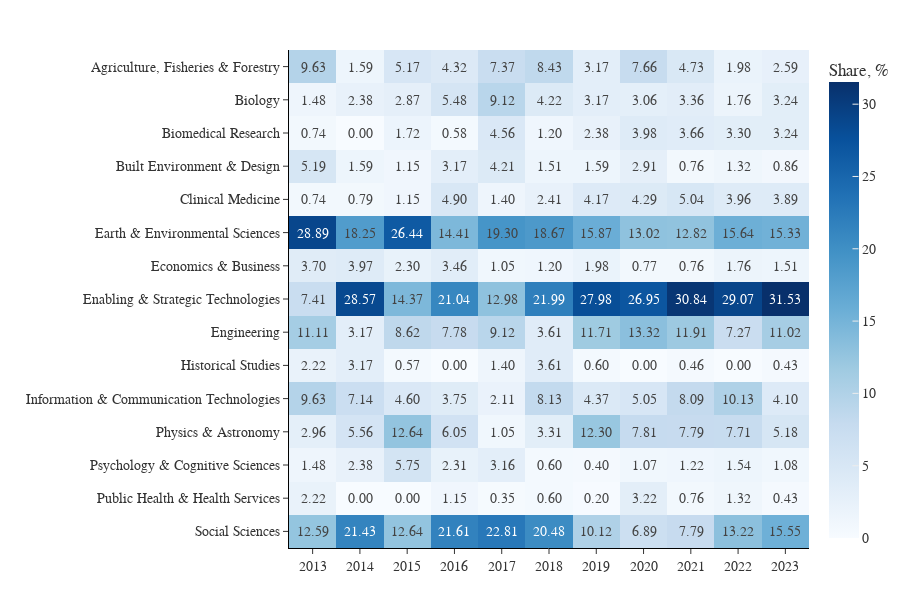

Notebook code cell kept with this figure:
### Code cell
gp = df.groupby(['year', 'field_en'])['title_cn'].nunique().reset_index(name='count')
gp['share'] = gp['count'] / gp.groupby('year')['count'].transform('sum')*100
gp = gp[gp['year'] > 2012]

# pivot the df to create a matrix & fill nan values with 0
heatmap_data = gp.pivot(index='field_en', columns='year', values='share')
heatmap_data = heatmap_data.fillna(0)

fig = px.imshow(heatmap_data,
                text_auto = '.2f',
                color_continuous_scale='Blues',
                labels = dict(x = "Year", y = "", color = "Share, %"))

fig.update_layout(
    layout,
    #title='Distribution of Articles by Field, 2013-2023',
    width=900,
    height=600,
    xaxis=dict(
        side = "bottom",
        tickmode='array', 
        tickvals=gp['year'].unique()
    )
)

fig.update_traces(
    hovertemplate='Year: %{x}<br>Field: %{y}<br>Share: %{z:.2f}%<extra></extra>'
)

fig.show()

### Figure 1 — Plotly figure (JSON) as saved in the notebook; plotly's stock layout.template omitted (floating-point values rounded to 4 significant figures; data arrays with more than 128 entries replaced by an {"elided": "..."} marker saying what was removed)
{"data": [{"coloraxis": "coloraxis", "hovertemplate": "Year: %{x}<br>Field: %{y}<br>Share: %{z:.2f}%<extra></extra>", "name": "0", "texttemplate": "%{z:.2f}", "type": "heatmap", "x": [2013, 2014, 2015, 2016, 2017, 2018, 2019, 2020, 2021, 2022, 2023], "xaxis": "x", "y": ["Agriculture, Fisheries & Forestry", "Biology", "Biomedical Research", "Built Environment & Design", "Clinical Medicine", "Earth & Environmental Sciences", "Economics & Business", "Enabling & Strategic Technologies", "Engineering", "Historical Studies", "Information & Communication Technologies", "Physics & Astronomy", "Psychology & Cognitive Sciences", "Public Health & Health Services", "Social Sciences"], "yaxis": "y", "z": {"elided": "15x11 float values"}}], "layout": {"coloraxis": {"colorbar": {"title": {"text": "Share, %"}}, "colorscale": [[0, "rgb(247,251,255)"], [0.125, "rgb(222,235,247)"], [0.25, "rgb(198,219,239)"], [0.375, "rgb(158,202,225)"], [0.5, "rgb(107,174,214)"], [0.625, "rgb(66,146,198)"], [0.75, "rgb(33,113,181)"], [0.875, "rgb(8,81,156)"], [1, "rgb(8,48,107)"]]}, "font": {"family": "Verdana", "size": 14}, "height": 600, "margin": {"b": 10, "l": 0, "r": 0, "t": 50}, "width": 900, "xaxis": {"anchor": "y", "constrain": "domain", "domain": [0, 1], "linecolor": "black", "scaleanchor": "y", "showline": true, "side": "bottom", "tickmode": "array", "tickvals": [2013, 2014, 2015, 2016, 2017, 2018, 2019, 2020, 2021, 2022, 2023], "title": {"font": {"family": "Verdana", "size": 16}, "text": ""}}, "yaxis": {"anchor": "x", "autorange": "reversed", "constrain": "domain", "domain": [0, 1], "linecolor": "black", "showline": true, "title": {"font": {"family": "Verdana", "size": 16}, "text": ""}}}}
